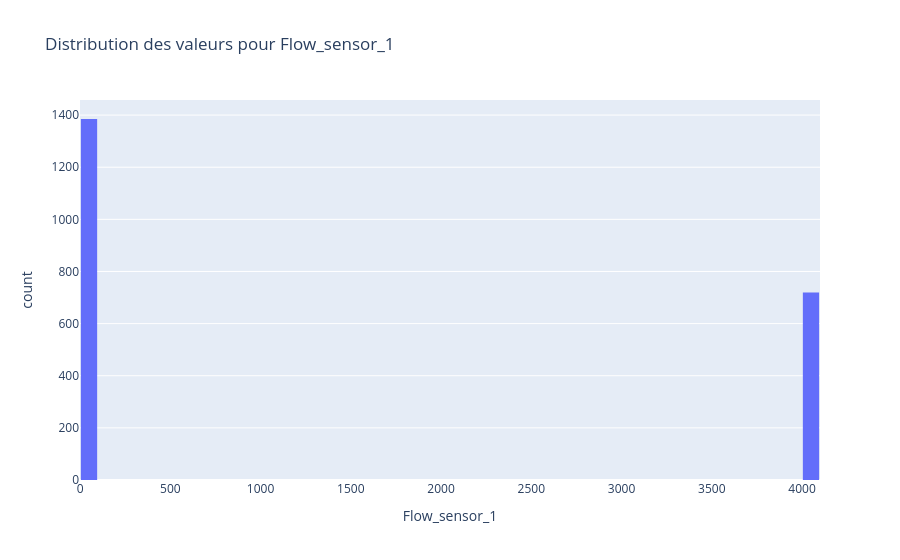
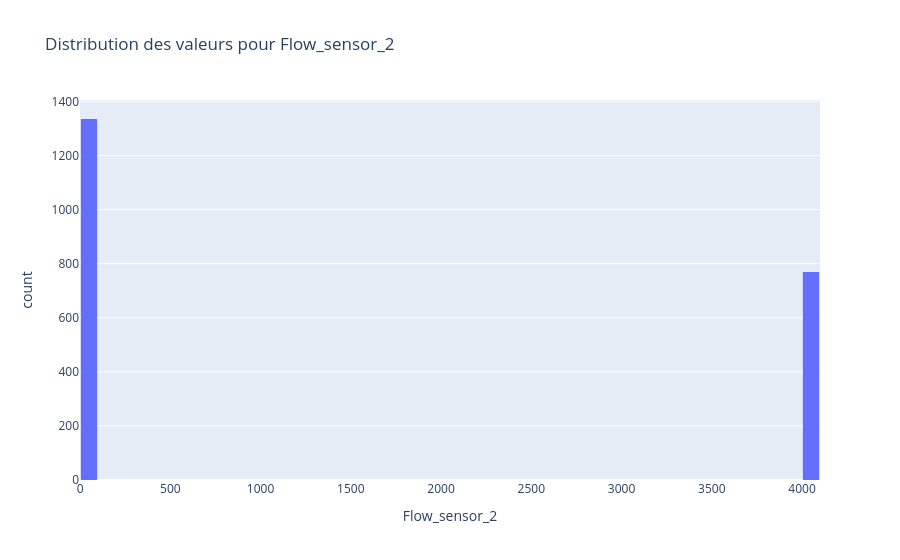
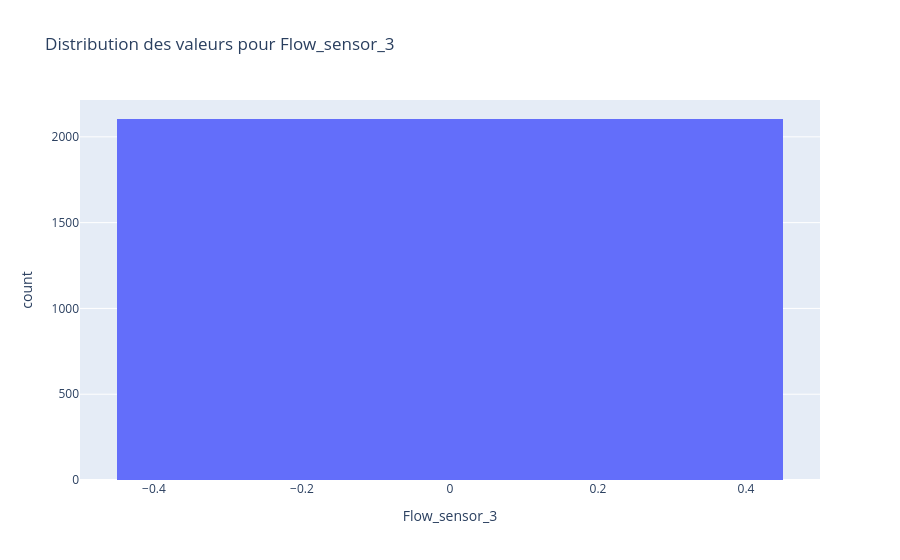
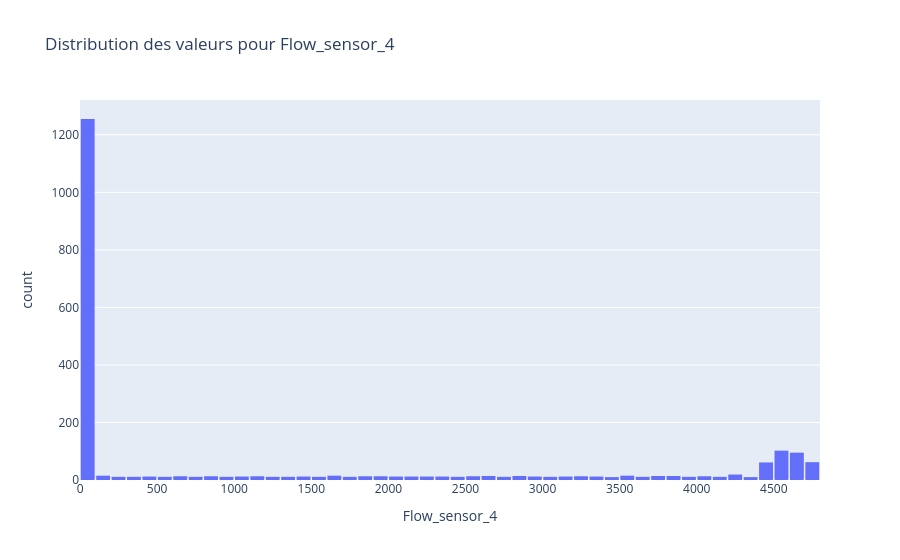

Notebook source saved alongside these figures, in order:
### Code cell
plot_flow(df_2)

### Figure 1 — Plotly figure (JSON) as saved in the notebook; plotly's stock layout.template omitted (floating-point values rounded to 4 significant figures; data arrays with more than 128 entries replaced by an {"elided": "..."} marker saying what was removed)
{"data": [{"alignmentgroup": "True", "bingroup": "x", "hovertemplate": "Flow_sensor_1=%{x}<br>count=%{y}<extra></extra>", "legendgroup": "", "marker": {"color": "#636efa", "pattern": {"shape": ""}}, "name": "", "nbinsx": 50, "offsetgroup": "", "orientation": "v", "showlegend": false, "type": "histogram", "x": {"elided": "2104 int values"}, "xaxis": "x", "yaxis": "y"}], "layout": {"bargap": 0.1, "barmode": "relative", "legend": {"tracegroupgap": 0}, "title": {"text": "Distribution des valeurs pour Flow_sensor_1"}, "xaxis": {"anchor": "y", "domain": [0, 1], "title": {"text": "Flow_sensor_1"}}, "yaxis": {"anchor": "x", "domain": [0, 1], "title": {"text": "count"}}}}

### Figure 2 — Plotly figure (JSON) as saved in the notebook; plotly's stock layout.template omitted (floating-point values rounded to 4 significant figures; data arrays with more than 128 entries replaced by an {"elided": "..."} marker saying what was removed)
{"data": [{"alignmentgroup": "True", "bingroup": "x", "hovertemplate": "Flow_sensor_2=%{x}<br>count=%{y}<extra></extra>", "legendgroup": "", "marker": {"color": "#636efa", "pattern": {"shape": ""}}, "name": "", "nbinsx": 50, "offsetgroup": "", "orientation": "v", "showlegend": false, "type": "histogram", "x": {"elided": "2104 int values"}, "xaxis": "x", "yaxis": "y"}], "layout": {"bargap": 0.1, "barmode": "relative", "legend": {"tracegroupgap": 0}, "title": {"text": "Distribution des valeurs pour Flow_sensor_2"}, "xaxis": {"anchor": "y", "domain": [0, 1], "title": {"text": "Flow_sensor_2"}}, "yaxis": {"anchor": "x", "domain": [0, 1], "title": {"text": "count"}}}}

### Figure 3 — Plotly figure (JSON) as saved in the notebook; plotly's stock layout.template omitted (floating-point values rounded to 4 significant figures; data arrays with more than 128 entries replaced by an {"elided": "..."} marker saying what was removed)
{"data": [{"alignmentgroup": "True", "bingroup": "x", "hovertemplate": "Flow_sensor_3=%{x}<br>count=%{y}<extra></extra>", "legendgroup": "", "marker": {"color": "#636efa", "pattern": {"shape": ""}}, "name": "", "nbinsx": 50, "offsetgroup": "", "orientation": "v", "showlegend": false, "type": "histogram", "x": {"elided": "2104 int values"}, "xaxis": "x", "yaxis": "y"}], "layout": {"bargap": 0.1, "barmode": "relative", "legend": {"tracegroupgap": 0}, "title": {"text": "Distribution des valeurs pour Flow_sensor_3"}, "xaxis": {"anchor": "y", "domain": [0, 1], "title": {"text": "Flow_sensor_3"}}, "yaxis": {"anchor": "x", "domain": [0, 1], "title": {"text": "count"}}}}

### Figure 4 — Plotly figure (JSON) as saved in the notebook; plotly's stock layout.template omitted (floating-point values rounded to 4 significant figures; data arrays with more than 128 entries replaced by an {"elided": "..."} marker saying what was removed)
{"data": [{"alignmentgroup": "True", "bingroup": "x", "hovertemplate": "Flow_sensor_4=%{x}<br>count=%{y}<extra></extra>", "legendgroup": "", "marker": {"color": "#636efa", "pattern": {"shape": ""}}, "name": "", "nbinsx": 50, "offsetgroup": "", "orientation": "v", "showlegend": false, "type": "histogram", "x": {"elided": "2104 int values"}, "xaxis": "x", "yaxis": "y"}], "layout": {"bargap": 0.1, "barmode": "relative", "legend": {"tracegroupgap": 0}, "title": {"text": "Distribution des valeurs pour Flow_sensor_4"}, "xaxis": {"anchor": "y", "domain": [0, 1], "title": {"text": "Flow_sensor_4"}}, "yaxis": {"anchor": "x", "domain": [0, 1], "title": {"text": "count"}}}}
